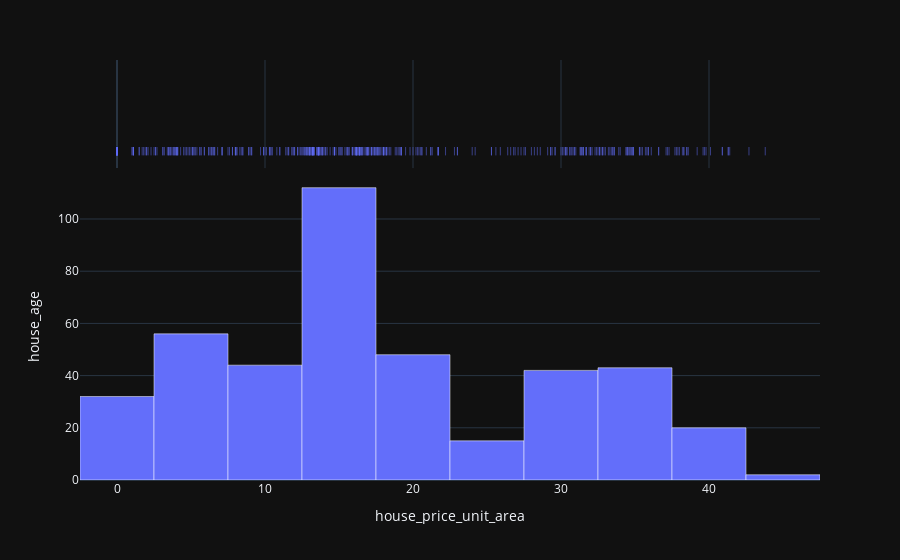
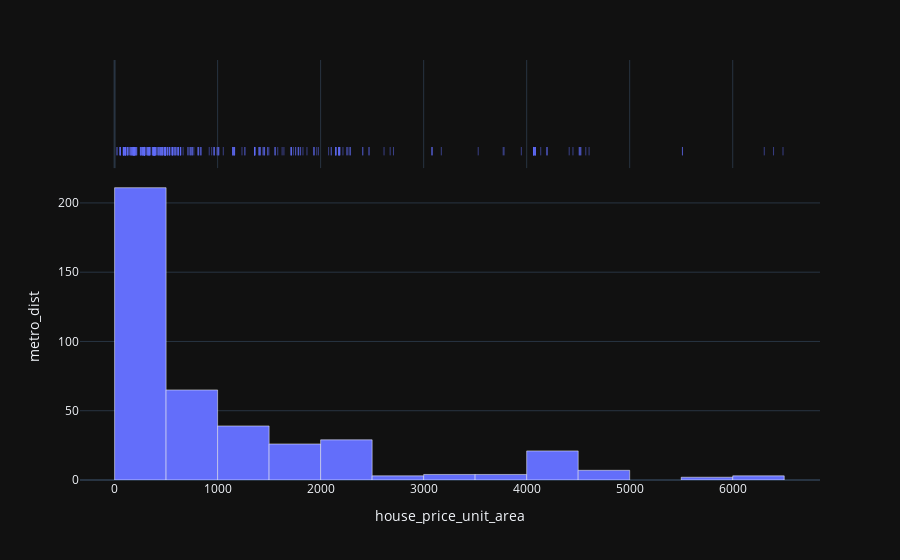
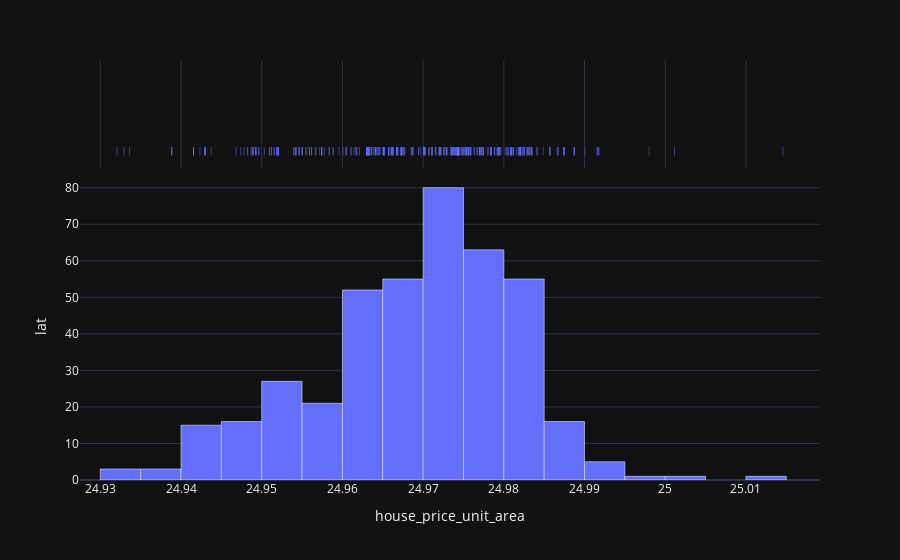
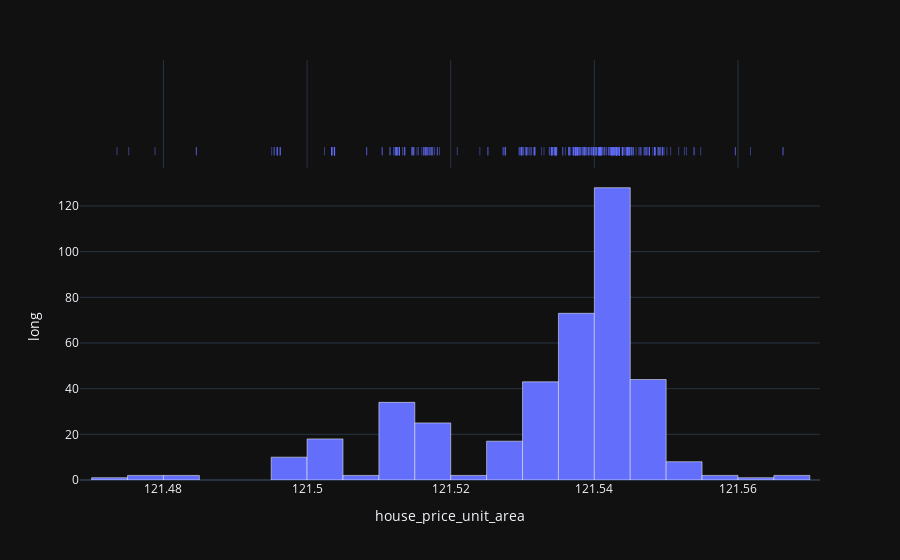

These figures' notebook cell, in order:
### Code cell
for feature in continuous_feature:
    px.histogram(df[feature], marginal="rug",).update_traces(
        marker_line_width=0.5, marker_line_color="white", showlegend=False
    ).update_layout(xaxis_title="house_price_unit_area", yaxis_title=feature).show()

### Figure 1 — Plotly figure (JSON) as saved in the notebook; plotly's stock layout.template omitted (floating-point values rounded to 4 significant figures; data arrays with more than 128 entries replaced by an {"elided": "..."} marker saying what was removed)
{"data": [{"alignmentgroup": "True", "bingroup": "x", "hovertemplate": "variable=house_age<br>value=%{x}<br>count=%{y}<extra></extra>", "legendgroup": "house_age", "marker": {"color": "#636efa", "line": {"color": "white", "width": 0.5}, "pattern": {"shape": ""}}, "name": "house_age", "offsetgroup": "house_age", "orientation": "v", "showlegend": false, "type": "histogram", "x": {"elided": "414 float values"}, "xaxis": "x", "yaxis": "y"}, {"alignmentgroup": "True", "boxpoints": "all", "fillcolor": "rgba(255,255,255,0)", "hoveron": "points", "hovertemplate": "variable=house_age<br>value=%{x}<extra></extra>", "jitter": 0, "legendgroup": "house_age", "line": {"color": "rgba(255,255,255,0)"}, "marker": {"color": "#636efa", "line": {"color": "white", "width": 0.5}, "symbol": "line-ns-open"}, "name": "house_age", "offsetgroup": "house_age", "showlegend": false, "type": "box", "x": {"elided": "414 float values"}, "xaxis": "x2", "yaxis": "y2"}], "layout": {"barmode": "relative", "legend": {"title": {"text": "variable"}, "tracegroupgap": 0}, "margin": {"t": 60}, "xaxis": {"anchor": "y", "domain": [0, 1], "title": {"text": "house_price_unit_area"}}, "xaxis2": {"anchor": "y2", "domain": [0, 1], "matches": "x", "showgrid": true, "showticklabels": false}, "yaxis": {"anchor": "x", "domain": [0, 0.7326], "title": {"text": "house_age"}}, "yaxis2": {"anchor": "x2", "domain": [0.7426, 1], "matches": "y2", "showgrid": false, "showline": false, "showticklabels": false, "ticks": ""}}}

### Figure 2 — Plotly figure (JSON) as saved in the notebook; plotly's stock layout.template omitted (floating-point values rounded to 4 significant figures; data arrays with more than 128 entries replaced by an {"elided": "..."} marker saying what was removed)
{"data": [{"alignmentgroup": "True", "bingroup": "x", "hovertemplate": "variable=metro_dist<br>value=%{x}<br>count=%{y}<extra></extra>", "legendgroup": "metro_dist", "marker": {"color": "#636efa", "line": {"color": "white", "width": 0.5}, "pattern": {"shape": ""}}, "name": "metro_dist", "offsetgroup": "metro_dist", "orientation": "v", "showlegend": false, "type": "histogram", "x": {"elided": "414 float values"}, "xaxis": "x", "yaxis": "y"}, {"alignmentgroup": "True", "boxpoints": "all", "fillcolor": "rgba(255,255,255,0)", "hoveron": "points", "hovertemplate": "variable=metro_dist<br>value=%{x}<extra></extra>", "jitter": 0, "legendgroup": "metro_dist", "line": {"color": "rgba(255,255,255,0)"}, "marker": {"color": "#636efa", "line": {"color": "white", "width": 0.5}, "symbol": "line-ns-open"}, "name": "metro_dist", "offsetgroup": "metro_dist", "showlegend": false, "type": "box", "x": {"elided": "414 float values"}, "xaxis": "x2", "yaxis": "y2"}], "layout": {"barmode": "relative", "legend": {"title": {"text": "variable"}, "tracegroupgap": 0}, "margin": {"t": 60}, "xaxis": {"anchor": "y", "domain": [0, 1], "title": {"text": "house_price_unit_area"}}, "xaxis2": {"anchor": "y2", "domain": [0, 1], "matches": "x", "showgrid": true, "showticklabels": false}, "yaxis": {"anchor": "x", "domain": [0, 0.7326], "title": {"text": "metro_dist"}}, "yaxis2": {"anchor": "x2", "domain": [0.7426, 1], "matches": "y2", "showgrid": false, "showline": false, "showticklabels": false, "ticks": ""}}}

### Figure 3 — Plotly figure (JSON) as saved in the notebook; plotly's stock layout.template omitted (floating-point values rounded to 4 significant figures; data arrays with more than 128 entries replaced by an {"elided": "..."} marker saying what was removed)
{"data": [{"alignmentgroup": "True", "bingroup": "x", "hovertemplate": "variable=lat<br>value=%{x}<br>count=%{y}<extra></extra>", "legendgroup": "lat", "marker": {"color": "#636efa", "line": {"color": "white", "width": 0.5}, "pattern": {"shape": ""}}, "name": "lat", "offsetgroup": "lat", "orientation": "v", "showlegend": false, "type": "histogram", "x": {"elided": "414 float values"}, "xaxis": "x", "yaxis": "y"}, {"alignmentgroup": "True", "boxpoints": "all", "fillcolor": "rgba(255,255,255,0)", "hoveron": "points", "hovertemplate": "variable=lat<br>value=%{x}<extra></extra>", "jitter": 0, "legendgroup": "lat", "line": {"color": "rgba(255,255,255,0)"}, "marker": {"color": "#636efa", "line": {"color": "white", "width": 0.5}, "symbol": "line-ns-open"}, "name": "lat", "offsetgroup": "lat", "showlegend": false, "type": "box", "x": {"elided": "414 float values"}, "xaxis": "x2", "yaxis": "y2"}], "layout": {"barmode": "relative", "legend": {"title": {"text": "variable"}, "tracegroupgap": 0}, "margin": {"t": 60}, "xaxis": {"anchor": "y", "domain": [0, 1], "title": {"text": "house_price_unit_area"}}, "xaxis2": {"anchor": "y2", "domain": [0, 1], "matches": "x", "showgrid": true, "showticklabels": false}, "yaxis": {"anchor": "x", "domain": [0, 0.7326], "title": {"text": "lat"}}, "yaxis2": {"anchor": "x2", "domain": [0.7426, 1], "matches": "y2", "showgrid": false, "showline": false, "showticklabels": false, "ticks": ""}}}

### Figure 4 — Plotly figure (JSON) as saved in the notebook; plotly's stock layout.template omitted (floating-point values rounded to 4 significant figures; data arrays with more than 128 entries replaced by an {"elided": "..."} marker saying what was removed)
{"data": [{"alignmentgroup": "True", "bingroup": "x", "hovertemplate": "variable=long<br>value=%{x}<br>count=%{y}<extra></extra>", "legendgroup": "long", "marker": {"color": "#636efa", "line": {"color": "white", "width": 0.5}, "pattern": {"shape": ""}}, "name": "long", "offsetgroup": "long", "orientation": "v", "showlegend": false, "type": "histogram", "x": {"elided": "414 float values"}, "xaxis": "x", "yaxis": "y"}, {"alignmentgroup": "True", "boxpoints": "all", "fillcolor": "rgba(255,255,255,0)", "hoveron": "points", "hovertemplate": "variable=long<br>value=%{x}<extra></extra>", "jitter": 0, "legendgroup": "long", "line": {"color": "rgba(255,255,255,0)"}, "marker": {"color": "#636efa", "line": {"color": "white", "width": 0.5}, "symbol": "line-ns-open"}, "name": "long", "offsetgroup": "long", "showlegend": false, "type": "box", "x": {"elided": "414 float values"}, "xaxis": "x2", "yaxis": "y2"}], "layout": {"barmode": "relative", "legend": {"title": {"text": "variable"}, "tracegroupgap": 0}, "margin": {"t": 60}, "xaxis": {"anchor": "y", "domain": [0, 1], "title": {"text": "house_price_unit_area"}}, "xaxis2": {"anchor": "y2", "domain": [0, 1], "matches": "x", "showgrid": true, "showticklabels": false}, "yaxis": {"anchor": "x", "domain": [0, 0.7326], "title": {"text": "long"}}, "yaxis2": {"anchor": "x2", "domain": [0.7426, 1], "matches": "y2", "showgrid": false, "showline": false, "showticklabels": false, "ticks": ""}}}
